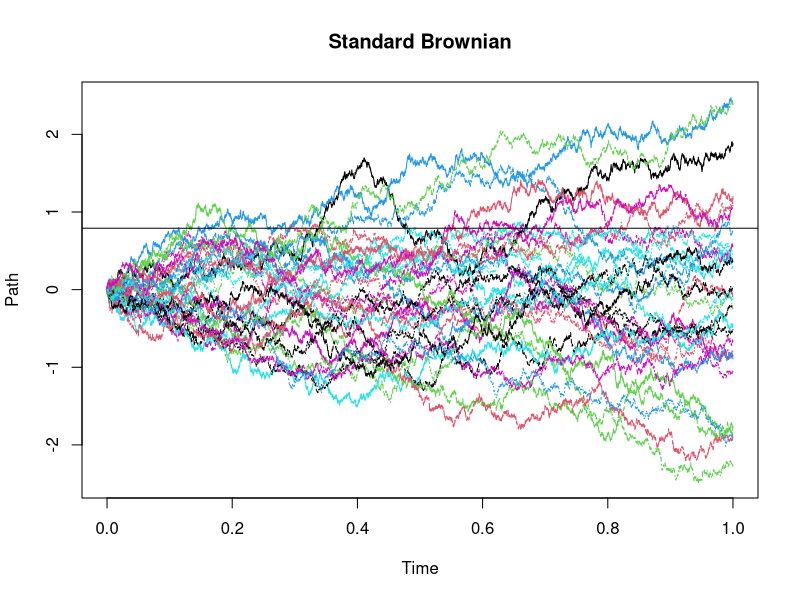
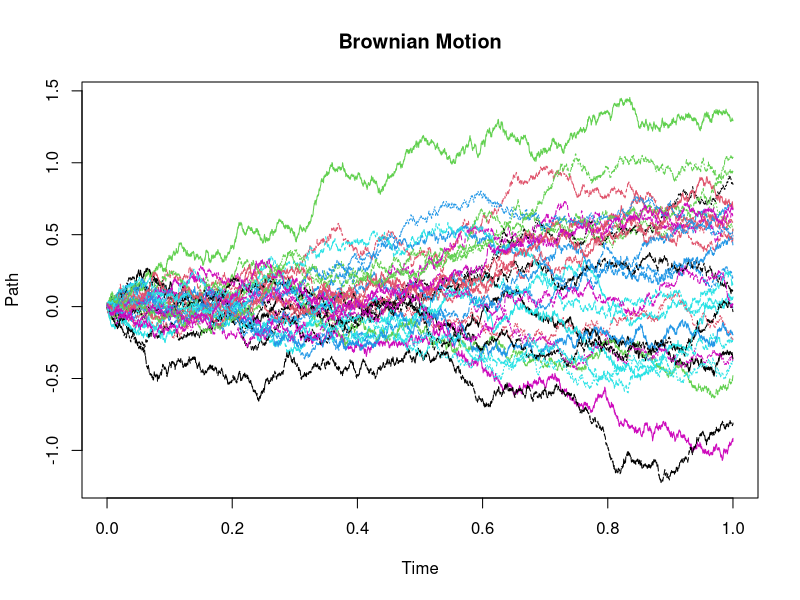
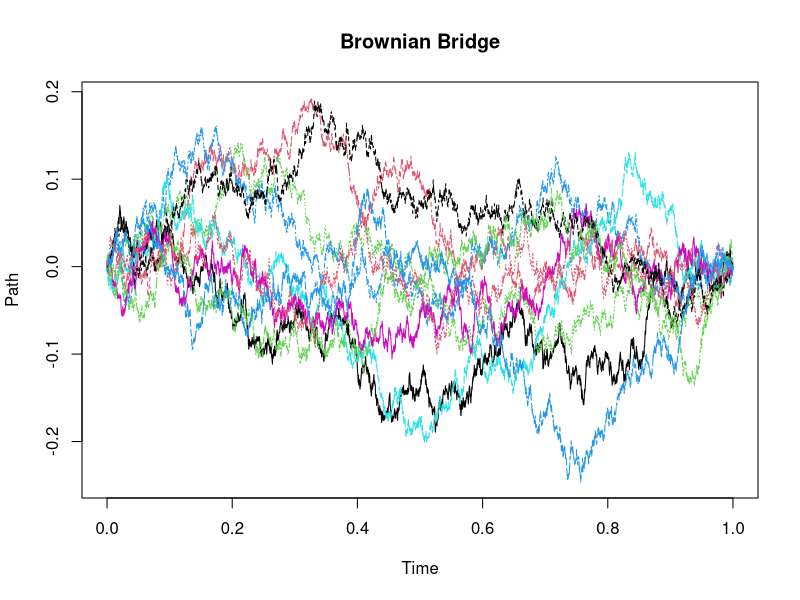
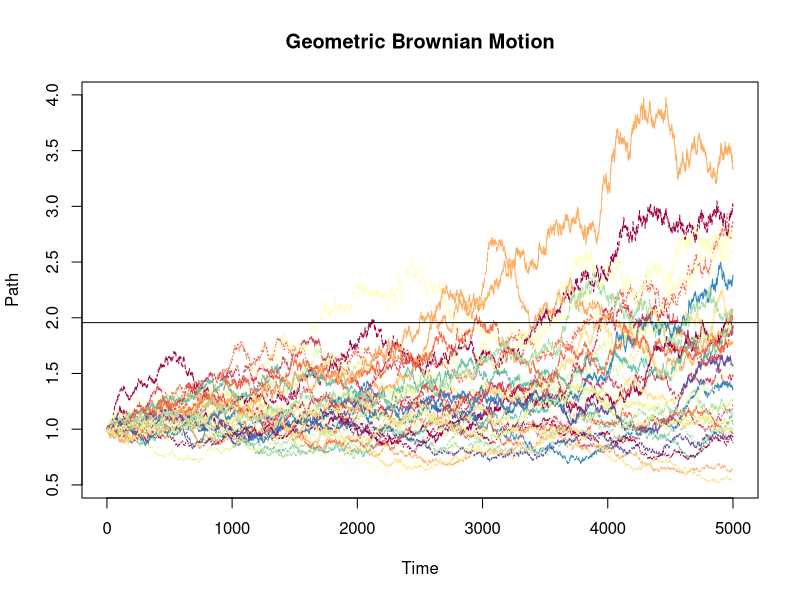
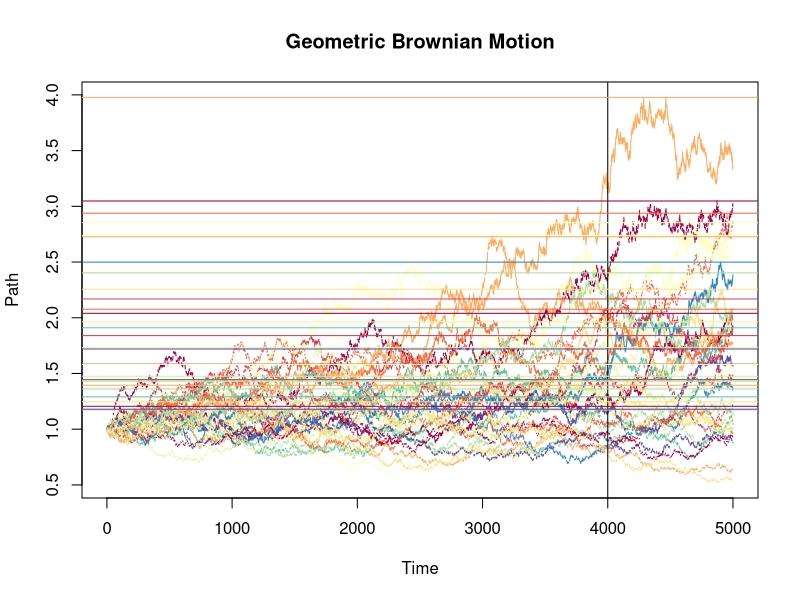

Reproduce these figures in R, in order.
## ---- chunk 1
library("RColorBrewer")
## ---- chunk 2
#set.seed(20174558)
StandardBrownian<-function() # Standard Browninan with drift 0 and diffusion 1
{
  paths<-30
  n <- 5000
  times <- seq(0, 1, length.out=n)
  drift <- 0
  diffusion <- 1
  X<-matrix(0,nrow=(n),ncol=paths)
	maximum <- matrix(0, nrow=1, ncol = paths)
	minimum <- matrix(0, nrow = 1, ncol  =paths)
  for(i in 1:paths)
    {
    dW <- rnorm(n)/sqrt(n)
    W <- cumsum(dW)
    X[,i] <- drift*times + diffusion*cumsum(dW)
    maximum[1,i]<-max(X[,i])
    minimum[1,i]<-min(X[,i])
  }
#	par(mfrow = c(1,2))
	matplot(X,main="Standard Brownian",xlab="Time",ylab="Path",type="l",
	        #col=brewer.pal(n = paths, name = "Spectral"),
	         x = seq(0, 1, length.out = 5000))
	abline(h=mean(maximum), col = "black",)
#	matplot(X,main="Standard Brownian",xlab="Time",ylab="Path",type="l",col=brewer.pal(n = paths, name = "Spectral"))
#	abline(v=4000)
#	abline(h=maximum,col=brewer.pal(n = paths, name = "Spectral"))
#	abline(h=minimum,col=brewer.pal(n = paths, name = "Spectral"))
#	print(maximum)
#	print(mean(maximum))
  }


StandardBrownian()

## ---- chunk 3
#set.seed(20174558)
Brownian<-function() # Standard Browninan with drift 0.25 and diffusion 0.5
{
  paths<-30
  n <- 5000
  times <- seq(0, 1, length.out=n)
  drift <- 0.15
  diffusion <- 0.5
  X<-matrix(0,nrow=(n),ncol=paths)
	maximum <- matrix(0, nrow=1, ncol = paths)
	means <- matrix(0, nrow=1, ncol = paths)	
  for(i in 1:paths)
    {
    dW <- rnorm(n)/sqrt(n)
    W <- cumsum(dW)
    X[,i] <- drift*times + diffusion*cumsum(dW)
    maximum[1,i]<-max(X[,i])
    means[1,i] <- mean(X[n,i])
  }
# par(mfrow=c(1,2))
	matplot(X,main="Brownian Motion",xlab="Time",ylab="Path",type="l",
	        #col=brewer.pal(n = paths, name = "Spectral"),
	         x = seq(0, 1, length.out = 5000))
#	abline(h=mean(maximum), col = "black",)
#	matplot(X,main="Brownian Motion",xlab="Time",ylab="Path",type="l",col=brewer.pal(n = paths, name = "Spectral"))
#	abline(v=4000)
#	abline(h=maximum,col=brewer.pal(n = paths, name = "Spectral"))
#	print(maximum)
#	print(mean(maximum))
#	print(mean(drift*times))
#	print("Mean of end values: ", mean(means))
#	print(mean(means))
  }


Brownian()

## ---- chunk 4
set.seed(20174558)
BrownianBridge<-function() # Standard Browninan with drift 0.25 and diffusion 0.5
{
  paths<-10
  n <- 5000
  times <- seq(0, 1, length.out=n)
  drift <- 0.5
  diffusion <- 0.2
  XB<-matrix(0,nrow=(n),ncol=paths)
	maximum <- matrix(0, nrow=1, ncol = paths)
  for(i in 1:paths)
    {
    dW <- rnorm(n)/sqrt(n)
    W <- cumsum(dW)
    X <- drift*times + diffusion*cumsum(dW)
    XB[,i] <- X - (times) * X[n] # X - (times/5000) * X[n]*(times/5000)/(1-times/5000) goes back to brownian motion
#    dX[,i] <- drift*times + diffusion*cumsum(dW)
    maximum[1,i]<-max(XB[,i])
  }
#	par(mfrow=c(1,2))
	matplot(XB,main="Brownian Bridge",xlab="Time",ylab="Path",type="l",
	#        col=brewer.pal(n = paths, name = "Spectral"), 
	        x = seq(0, 1, length.out = 5000))
#	abline(h=mean(maximum), col = "black",)
#	matplot(XB,main="Brownian Bridge",xlab="Time",ylab="Path",type="l",col=brewer.pal(n = paths, name = "Spectral"))
#	legend("bottomleft",legend=cat("drift = ", drift),cat("diffusion = ", diffusion)) 
#	abline(v=4000)
#	abline(h=maximum,col=brewer.pal(n = paths, name = "Spectral"))
#	print(maximum)
#	print(mean(maximum))
  }


BrownianBridge()

## ---- chunk 5
set.seed(20174558)
GeometricBrownian<-function() # Standard Browninan with drift 0.25 and diffusion 0.5
{
  paths<-30
  n <- 5000
  times <- seq(0, 1, length.out=n)
  drift <- 0.7
  diffusion <- 0.5
  X<-matrix(0,nrow=(n),ncol=paths)
	maximum <- matrix(0, nrow=1, ncol = paths)
  for(i in 1:paths)
    {
    dW <- rnorm(n)/sqrt(n)
    W <- cumsum(dW)
    mu <- drift - 0.5* diffusion^2
    X[,i] <- exp((drift - 0.5*(diffusion)^2)*times + diffusion*cumsum(dW))
    maximum[1,i]<-max(X[,i])
  #  print(mean(X))
 #   print(mean(exp(0.7*times)))
  }
#	par(mfrow=c(1,2))
	matplot(X,main="Geometric Brownian Motion",xlab="Time",ylab="Path",type="l",col=brewer.pal(n = paths, name = "Spectral"))
	abline(h=mean(maximum), col = "black",)
	matplot(X,main="Geometric Brownian Motion",xlab="Time",ylab="Path",type="l",col=brewer.pal(n = paths, name = "Spectral"))
	abline(v=4000)
	abline(h=maximum,col=brewer.pal(n = paths, name = "Spectral"))
#	print(maximum)
#	print(mean(maximum))
#	print(mean(X))
#	print(mean(exp(drift*times)))
}


GeometricBrownian()

